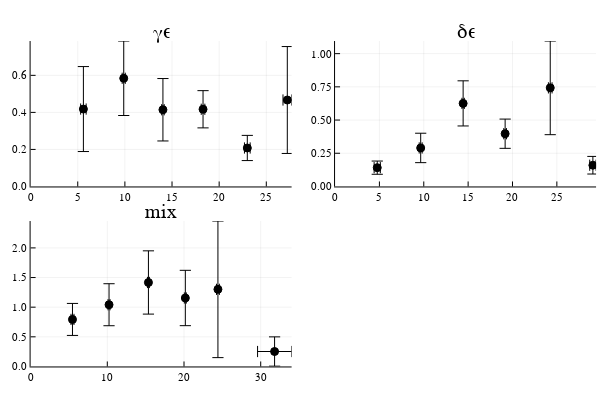

Notebook code cell kept with this figure:
### Code cell
p1 = plot_F_vs_t(f_γϵ,t_γϵ)
title!("γϵ")
p2 = plot_F_vs_t(f_δϵ,t_δϵ)
title!("δϵ")
p3 = plot_F_vs_t(f_mix,t_mix)
title!("mix")
plot(p1,p2,p3, legend = false,
                xlim = (0,Inf),
                ylim = (0,Inf))

### Figure 1 — Plotly figure (JSON) as saved in the notebook; plotly's stock layout.template omitted (floating-point values rounded to 4 significant figures)
{"data": [{"colorbar": {"title": ""}, "legendgroup": "", "line": {"color": "rgba(0, 0, 0, 1.000)", "dash": "solid", "shape": "linear", "width": 1}, "marker": {"color": "rgba(0, 0, 0, 1.000)", "line": {"color": "rgba(0, 0, 0, 1.000)", "width": 1}, "size": 8, "symbol": "line-ns"}, "mode": "lines+markers", "name": "", "showlegend": false, "type": "scatter", "x": [5.308, 5.891], "xaxis": "x1", "y": [0.418, 0.418], "yaxis": "y1", "zmax": null, "zmin": null}, {"colorbar": {"title": ""}, "legendgroup": "", "line": {"color": "rgba(0, 0, 0, 1.000)", "dash": "solid", "shape": "linear", "width": 1}, "marker": {"color": "rgba(0, 0, 0, 1.000)", "line": {"color": "rgba(0, 0, 0, 1.000)", "width": 1}, "size": 8, "symbol": "line-ns"}, "mode": "lines+markers", "name": "", "showlegend": false, "type": "scatter", "x": [9.713, 10.04], "xaxis": "x1", "y": [0.5842, 0.5842], "yaxis": "y1", "zmax": null, "zmin": null}, {"colorbar": {"title": ""}, "legendgroup": "", "line": {"color": "rgba(0, 0, 0, 1.000)", "dash": "solid", "shape": "linear", "width": 1}, "marker": {"color": "rgba(0, 0, 0, 1.000)", "line": {"color": "rgba(0, 0, 0, 1.000)", "width": 1}, "size": 8, "symbol": "line-ns"}, "mode": "lines+markers", "name": "", "showlegend": false, "type": "scatter", "x": [13.9, 14.17], "xaxis": "x1", "y": [0.4143, 0.4143], "yaxis": "y1", "zmax": null, "zmin": null}, {"colorbar": {"title": ""}, "legendgroup": "", "line": {"color": "rgba(0, 0, 0, 1.000)", "dash": "solid", "shape": "linear", "width": 1}, "marker": {"color": "rgba(0, 0, 0, 1.000)", "line": {"color": "rgba(0, 0, 0, 1.000)", "width": 1}, "size": 8, "symbol": "line-ns"}, "mode": "lines+markers", "name": "", "showlegend": false, "type": "scatter", "x": [18.1, 18.48], "xaxis": "x1", "y": [0.4169, 0.4169], "yaxis": "y1", "zmax": null, "zmin": null}, {"colorbar": {"title": ""}, "legendgroup": "", "line": {"color": "rgba(0, 0, 0, 1.000)", "dash": "solid", "shape": "linear", "width": 1}, "marker": {"color": "rgba(0, 0, 0, 1.000)", "line": {"color": "rgba(0, 0, 0, 1.000)", "width": 1}, "size": 8, "symbol": "line-ns"}, "mode": "lines+markers", "name": "", "showlegend": false, "type": "scatter", "x": [22.68, 23.29], "xaxis": "x1", "y": [0.2078, 0.2078], "yaxis": "y1", "zmax": null, "zmin": null}, {"colorbar": {"title": ""}, "legendgroup": "", "line": {"color": "rgba(0, 0, 0, 1.000)", "dash": "solid", "shape": "linear", "width": 1}, "marker": {"color": "rgba(0, 0, 0, 1.000)", "line": {"color": "rgba(0, 0, 0, 1.000)", "width": 1}, "size": 8, "symbol": "line-ns"}, "mode": "lines+markers", "name": "", "showlegend": false, "type": "scatter", "x": [26.77, 27.69], "xaxis": "x1", "y": [0.4669, 0.4669], "yaxis": "y1", "zmax": null, "zmin": null}, {"colorbar": {"title": ""}, "legendgroup": "", "line": {"color": "rgba(0, 0, 0, 1.000)", "dash": "solid", "shape": "linear", "width": 1}, "marker": {"color": "rgba(0, 0, 0, 1.000)", "line": {"color": "rgba(0, 0, 0, 1.000)", "width": 1}, "size": 8, "symbol": "line-ew"}, "mode": "lines+markers", "name": "", "showlegend": false, "type": "scatter", "x": [5.599, 5.599], "xaxis": "x1", "y": [0.1886, 0.6475], "yaxis": "y1", "zmax": null, "zmin": null}, {"colorbar": {"title": ""}, "legendgroup": "", "line": {"color": "rgba(0, 0, 0, 1.000)", "dash": "solid", "shape": "linear", "width": 1}, "marker": {"color": "rgba(0, 0, 0, 1.000)", "line": {"color": "rgba(0, 0, 0, 1.000)", "width": 1}, "size": 8, "symbol": "line-ew"}, "mode": "lines+markers", "name": "", "showlegend": false, "type": "scatter", "x": [9.878, 9.878], "xaxis": "x1", "y": [0.3831, 0.7853], "yaxis": "y1", "zmax": null, "zmin": null}, {"colorbar": {"title": ""}, "legendgroup": "", "line": {"color": "rgba(0, 0, 0, 1.000)", "dash": "solid", "shape": "linear", "width": 1}, "marker": {"color": "rgba(0, 0, 0, 1.000)", "line": {"color": "rgba(0, 0, 0, 1.000)", "width": 1}, "size": 8, "symbol": "line-ew"}, "mode": "lines+markers", "name": "", "showlegend": false, "type": "scatter", "x": [14.04, 14.04], "xaxis": "x1", "y": [0.2458, 0.5828], "yaxis": "y1", "zmax": null, "zmin": null}, {"colorbar": {"title": ""}, "legendgroup": "", "line": {"color": "rgba(0, 0, 0, 1.000)", "dash": "solid", "shape": "linear", "width": 1}, "marker": {"color": "rgba(0, 0, 0, 1.000)", "line": {"color": "rgba(0, 0, 0, 1.000)", "width": 1}, "size": 8, "symbol": "line-ew"}, "mode": "lines+markers", "name": "", "showlegend": false, "type": "scatter", "x": [18.29, 18.29], "xaxis": "x1", "y": [0.3163, 0.5174], "yaxis": "y1", "zmax": null, "zmin": null}, {"colorbar": {"title": ""}, "legendgroup": "", "line": {"color": "rgba(0, 0, 0, 1.000)", "dash": "solid", "shape": "linear", "width": 1}, "marker": {"color": "rgba(0, 0, 0, 1.000)", "line": {"color": "rgba(0, 0, 0, 1.000)", "width": 1}, "size": 8, "symbol": "line-ew"}, "mode": "lines+markers", "name": "", "showlegend": false, "type": "scatter", "x": [22.99, 22.99], "xaxis": "x1", "y": [0.1398, 0.2758], "yaxis": "y1", "zmax": null, "zmin": null}, {"colorbar": {"title": ""}, "legendgroup": "", "line": {"color": "rgba(0, 0, 0, 1.000)", "dash": "solid", "shape": "linear", "width": 1}, "marker": {"color": "rgba(0, 0, 0, 1.000)", "line": {"color": "rgba(0, 0, 0, 1.000)", "width": 1}, "size": 8, "symbol": "line-ew"}, "mode": "lines+markers", "name": "", "showlegend": false, "type": "scatter", "x": [27.23, 27.23], "xaxis": "x1", "y": [0.1782, 0.7556], "yaxis": "y1", "zmax": null, "zmin": null}, {"colorbar": {"title": ""}, "legendgroup": "y1", "marker": {"color": "rgba(0, 0, 0, 1.000)", "line": {"color": "rgba(0, 0, 0, 1.000)", "width": 1}, "size": 8, "symbol": "circle"}, "mode": "markers", "name": "y1", "showlegend": true, "type": "scatter", "x": [5.599, 9.878, 14.04, 18.29, 22.99, 27.23], "xaxis": "x1", "y": [0.418, 0.5842, 0.4143, 0.4169, 0.2078, 0.4669], "yaxis": "y1", "zmax": null, "zmin": null}, {"colorbar": {"title": ""}, "legendgroup": "", "line": {"color": "rgba(0, 0, 0, 1.000)", "dash": "solid", "shape": "linear", "width": 1}, "marker": {"color": "rgba(0, 0, 0, 1.000)", "line": {"color": "rgba(0, 0, 0, 1.000)", "width": 1}, "size": 8, "symbol": "line-ns"}, "mode": "lines+markers", "name": "", "showlegend": false, "type": "scatter", "x": [4.406, 5.107], "xaxis": "x2", "y": [0.1415, 0.1415], "yaxis": "y2", "zmax": null, "zmin": null}, {"colorbar": {"title": ""}, "legendgroup": "", "line": {"color": "rgba(0, 0, 0, 1.000)", "dash": "solid", "shape": "linear", "width": 1}, "marker": {"color": "rgba(0, 0, 0, 1.000)", "line": {"color": "rgba(0, 0, 0, 1.000)", "width": 1}, "size": 8, "symbol": "line-ns"}, "mode": "lines+markers", "name": "", "showlegend": false, "type": "scatter", "x": [9.486, 9.822], "xaxis": "x2", "y": [0.29, 0.29], "yaxis": "y2", "zmax": null, "zmin": null}, {"colorbar": {"title": ""}, "legendgroup": "", "line": {"color": "rgba(0, 0, 0, 1.000)", "dash": "solid", "shape": "linear", "width": 1}, "marker": {"color": "rgba(0, 0, 0, 1.000)", "line": {"color": "rgba(0, 0, 0, 1.000)", "width": 1}, "size": 8, "symbol": "line-ns"}, "mode": "lines+markers", "name": "", "showlegend": false, "type": "scatter", "x": [14.3, 14.57], "xaxis": "x2", "y": [0.6255, 0.6255], "yaxis": "y2", "zmax": null, "zmin": null}, {"colorbar": {"title": ""}, "legendgroup": "", "line": {"color": "rgba(0, 0, 0, 1.000)", "dash": "solid", "shape": "linear", "width": 1}, "marker": {"color": "rgba(0, 0, 0, 1.000)", "line": {"color": "rgba(0, 0, 0, 1.000)", "width": 1}, "size": 8, "symbol": "line-ns"}, "mode": "lines+markers", "name": "", "showlegend": false, "type": "scatter", "x": [19.01, 19.33], "xaxis": "x2", "y": [0.3971, 0.3971], "yaxis": "y2", "zmax": null, "zmin": null}, {"colorbar": {"title": ""}, "legendgroup": "", "line": {"color": "rgba(0, 0, 0, 1.000)", "dash": "solid", "shape": "linear", "width": 1}, "marker": {"color": "rgba(0, 0, 0, 1.000)", "line": {"color": "rgba(0, 0, 0, 1.000)", "width": 1}, "size": 8, "symbol": "line-ns"}, "mode": "lines+markers", "name": "", "showlegend": false, "type": "scatter", "x": [24.05, 24.46], "xaxis": "x2", "y": [0.7424, 0.7424], "yaxis": "y2", "zmax": null, "zmin": null}, {"colorbar": {"title": ""}, "legendgroup": "", "line": {"color": "rgba(0, 0, 0, 1.000)", "dash": "solid", "shape": "linear", "width": 1}, "marker": {"color": "rgba(0, 0, 0, 1.000)", "line": {"color": "rgba(0, 0, 0, 1.000)", "width": 1}, "size": 8, "symbol": "line-ns"}, "mode": "lines+markers", "name": "", "showlegend": false, "type": "scatter", "x": [28.7, 29.42], "xaxis": "x2", "y": [0.1599, 0.1599], "yaxis": "y2", "zmax": null, "zmin": null}, {"colorbar": {"title": ""}, "legendgroup": "", "line": {"color": "rgba(0, 0, 0, 1.000)", "dash": "solid", "shape": "linear", "width": 1}, "marker": {"color": "rgba(0, 0, 0, 1.000)", "line": {"color": "rgba(0, 0, 0, 1.000)", "width": 1}, "size": 8, "symbol": "line-ew"}, "mode": "lines+markers", "name": "", "showlegend": false, "type": "scatter", "x": [4.757, 4.757], "xaxis": "x2", "y": [0.09175, 0.1913], "yaxis": "y2", "zmax": null, "zmin": null}, {"colorbar": {"title": ""}, "legendgroup": "", "line": {"color": "rgba(0, 0, 0, 1.000)", "dash": "solid", "shape": "linear", "width": 1}, "marker": {"color": "rgba(0, 0, 0, 1.000)", "line": {"color": "rgba(0, 0, 0, 1.000)", "width": 1}, "size": 8, "symbol": "line-ew"}, "mode": "lines+markers", "name": "", "showlegend": false, "type": "scatter", "x": [9.654, 9.654], "xaxis": "x2", "y": [0.1793, 0.4007], "yaxis": "y2", "zmax": null, "zmin": null}, {"colorbar": {"title": ""}, "legendgroup": "", "line": {"color": "rgba(0, 0, 0, 1.000)", "dash": "solid", "shape": "linear", "width": 1}, "marker": {"color": "rgba(0, 0, 0, 1.000)", "line": {"color": "rgba(0, 0, 0, 1.000)", "width": 1}, "size": 8, "symbol": "line-ew"}, "mode": "lines+markers", "name": "", "showlegend": false, "type": "scatter", "x": [14.44, 14.44], "xaxis": "x2", "y": [0.4555, 0.7954], "yaxis": "y2", "zmax": null, "zmin": null}, {"colorbar": {"title": ""}, "legendgroup": "", "line": {"color": "rgba(0, 0, 0, 1.000)", "dash": "solid", "shape": "linear", "width": 1}, "marker": {"color": "rgba(0, 0, 0, 1.000)", "line": {"color": "rgba(0, 0, 0, 1.000)", "width": 1}, "size": 8, "symbol": "line-ew"}, "mode": "lines+markers", "name": "", "showlegend": false, "type": "scatter", "x": [19.17, 19.17], "xaxis": "x2", "y": [0.287, 0.5072], "yaxis": "y2", "zmax": null, "zmin": null}, {"colorbar": {"title": ""}, "legendgroup": "", "line": {"color": "rgba(0, 0, 0, 1.000)", "dash": "solid", "shape": "linear", "width": 1}, "marker": {"color": "rgba(0, 0, 0, 1.000)", "line": {"color": "rgba(0, 0, 0, 1.000)", "width": 1}, "size": 8, "symbol": "line-ew"}, "mode": "lines+markers", "name": "", "showlegend": false, "type": "scatter", "x": [24.25, 24.25], "xaxis": "x2", "y": [0.3899, 1.095], "yaxis": "y2", "zmax": null, "zmin": null}, {"colorbar": {"title": ""}, "legendgroup": "", "line": {"color": "rgba(0, 0, 0, 1.000)", "dash": "solid", "shape": "linear", "width": 1}, "marker": {"color": "rgba(0, 0, 0, 1.000)", "line": {"color": "rgba(0, 0, 0, 1.000)", "width": 1}, "size": 8, "symbol": "line-ew"}, "mode": "lines+markers", "name": "", "showlegend": false, "type": "scatter", "x": [29.06, 29.06], "xaxis": "x2", "y": [0.0936, 0.2262], "yaxis": "y2", "zmax": null, "zmin": null}, {"colorbar": {"title": ""}, "legendgroup": "y1", "marker": {"color": "rgba(0, 0, 0, 1.000)", "line": {"color": "rgba(0, 0, 0, 1.000)", "width": 1}, "size": 8, "symbol": "circle"}, "mode": "markers", "name": "y1", "showlegend": true, "type": "scatter", "x": [4.757, 9.654, 14.44, 19.17, 24.25, 29.06], "xaxis": "x2", "y": [0.1415, 0.29, 0.6255, 0.3971, 0.7424, 0.1599], "yaxis": "y2", "zmax": null, "zmin": null}, {"colorbar": {"title": ""}, "legendgroup": "", "line": {"color": "rgba(0, 0, 0, 1.000)", "dash": "solid", "shape": "linear", "width": 1}, "marker": {"color": "rgba(0, 0, 0, 1.000)", "line": {"color": "rgba(0, 0, 0, 1.000)", "width": 1}, "size": 8, "symbol": "line-ns"}, "mode": "lines+markers", "name": "", "showlegend": false, "type": "scatter", "x": [5.267, 5.654], "xaxis": "x3", "y": [0.7933, 0.7933], "yaxis": "y3", "zmax": null, "zmin": null}, {"colorbar": {"title": ""}, "legendgroup": "", "line": {"color": "rgba(0, 0, 0, 1.000)", "dash": "solid", "shape": "linear", "width": 1}, "marker": {"color": "rgba(0, 0, 0, 1.000)", "line": {"color": "rgba(0, 0, 0, 1.000)", "width": 1}, "size": 8, "symbol": "line-ns"}, "mode": "lines+markers", "name": "", "showlegend": false, "type": "scatter", "x": [10.09, 10.36], "xaxis": "x3", "y": [1.041, 1.041], "yaxis": "y3", "zmax": null, "zmin": null}, {"colorbar": {"title": ""}, "legendgroup": "", "line": {"color": "rgba(0, 0, 0, 1.000)", "dash": "solid", "shape": "linear", "width": 1}, "marker": {"color": "rgba(0, 0, 0, 1.000)", "line": {"color": "rgba(0, 0, 0, 1.000)", "width": 1}, "size": 8, "symbol": "line-ns"}, "mode": "lines+markers", "name": "", "showlegend": false, "type": "scatter", "x": [15.24, 15.49], "xaxis": "x3", "y": [1.417, 1.417], "yaxis": "y3", "zmax": null, "zmin": null}, {"colorbar": {"title": ""}, "legendgroup": "", "line": {"color": "rgba(0, 0, 0, 1.000)", "dash": "solid", "shape": "linear", "width": 1}, "marker": {"color": "rgba(0, 0, 0, 1.000)", "line": {"color": "rgba(0, 0, 0, 1.000)", "width": 1}, "size": 8, "symbol": "line-ns"}, "mode": "lines+markers", "name": "", "showlegend": false, "type": "scatter", "x": [20.05, 20.31], "xaxis": "x3", "y": [1.155, 1.155], "yaxis": "y3", "zmax": null, "zmin": null}, {"colorbar": {"title": ""}, "legendgroup": "", "line": {"color": "rgba(0, 0, 0, 1.000)", "dash": "solid", "shape": "linear", "width": 1}, "marker": {"color": "rgba(0, 0, 0, 1.000)", "line": {"color": "rgba(0, 0, 0, 1.000)", "width": 1}, "size": 8, "symbol": "line-ns"}, "mode": "lines+markers", "name": "", "showlegend": false, "type": "scatter", "x": [24.24, 24.61], "xaxis": "x3", "y": [1.301, 1.301], "yaxis": "y3", "zmax": null, "zmin": null}, {"colorbar": {"title": ""}, "legendgroup": "", "line": {"color": "rgba(0, 0, 0, 1.000)", "dash": "solid", "shape": "linear", "width": 1}, "marker": {"color": "rgba(0, 0, 0, 1.000)", "line": {"color": "rgba(0, 0, 0, 1.000)", "width": 1}, "size": 8, "symbol": "line-ns"}, "mode": "lines+markers", "name": "", "showlegend": false, "type": "scatter", "x": [29.59, 34.03], "xaxis": "x3", "y": [0.252, 0.252], "yaxis": "y3", "zmax": null, "zmin": null}, {"colorbar": {"title": ""}, "legendgroup": "", "line": {"color": "rgba(0, 0, 0, 1.000)", "dash": "solid", "shape": "linear", "width": 1}, "marker": {"color": "rgba(0, 0, 0, 1.000)", "line": {"color": "rgba(0, 0, 0, 1.000)", "width": 1}, "size": 8, "symbol": "line-ew"}, "mode": "lines+markers", "name": "", "showlegend": false, "type": "scatter", "x": [5.461, 5.461], "xaxis": "x3", "y": [0.5233, 1.063], "yaxis": "y3", "zmax": null, "zmin": null}, {"colorbar": {"title": ""}, "legendgroup": "", "line": {"color": "rgba(0, 0, 0, 1.000)", "dash": "solid", "shape": "linear", "width": 1}, "marker": {"color": "rgba(0, 0, 0, 1.000)", "line": {"color": "rgba(0, 0, 0, 1.000)", "width": 1}, "size": 8, "symbol": "line-ew"}, "mode": "lines+markers", "name": "", "showlegend": false, "type": "scatter", "x": [10.23, 10.23], "xaxis": "x3", "y": [0.6871, 1.396], "yaxis": "y3", "zmax": null, "zmin": null}, {"colorbar": {"title": ""}, "legendgroup": "", "line": {"color": "rgba(0, 0, 0, 1.000)", "dash": "solid", "shape": "linear", "width": 1}, "marker": {"color": "rgba(0, 0, 0, 1.000)", "line": {"color": "rgba(0, 0, 0, 1.000)", "width": 1}, "size": 8, "symbol": "line-ew"}, "mode": "lines+markers", "name": "", "showlegend": false, "type": "scatter", "x": [15.36, 15.36], "xaxis": "x3", "y": [0.8832, 1.95], "yaxis": "y3", "zmax": null, "zmin": null}, {"colorbar": {"title": ""}, "legendgroup": "", "line": {"color": "rgba(0, 0, 0, 1.000)", "dash": "solid", "shape": "linear", "width": 1}, "marker": {"color": "rgba(0, 0, 0, 1.000)", "line": {"color": "rgba(0, 0, 0, 1.000)", "width": 1}, "size": 8, "symbol": "line-ew"}, "mode": "lines+markers", "name": "", "showlegend": false, "type": "scatter", "x": [20.18, 20.18], "xaxis": "x3", "y": [0.6881, 1.622], "yaxis": "y3", "zmax": null, "zmin": null}, {"colorbar": {"title": ""}, "legendgroup": "", "line": {"color": "rgba(0, 0, 0, 1.000)", "dash": "solid", "shape": "linear", "width": 1}, "marker": {"color": "rgba(0, 0, 0, 1.000)", "line": {"color": "rgba(0, 0, 0, 1.000)", "width": 1}, "size": 8, "symbol": "line-ew"}, "mode": "lines+markers", "name": "", "showlegend": false, "type": "scatter", "x": [24.42, 24.42], "xaxis": "x3", "y": [0.1489, 2.453], "yaxis": "y3", "zmax": null, "zmin": null}, {"colorbar": {"title": ""}, "legendgroup": "", "line": {"color": "rgba(0, 0, 0, 1.000)", "dash": "solid", "shape": "linear", "width": 1}, "marker": {"color": "rgba(0, 0, 0, 1.000)", "line": {"color": "rgba(0, 0, 0, 1.000)", "width": 1}, "size": 8, "symbol": "line-ew"}, "mode": "lines+markers", "name": "", "showlegend": false, "type": "scatter", "x": [31.81, 31.81], "xaxis": "x3", "y": [0.005, 0.499], "yaxis": "y3", "zmax": null, "zmin": null}, {"colorbar": {"title": ""}, "legendgroup": "y1", "marker": {"color": "rgba(0, 0, 0, 1.000)", "line": {"color": "rgba(0, 0, 0, 1.000)", "width": 1}, "size": 8, "symbol": "circle"}, "mode": "markers", "name": "y1", "showlegend": true, "type": "scatter", "x": [5.461, 10.23, 15.36, 20.18, 24.42, 31.81], "xaxis": "x3", "y": [0.7933, 1.041, 1.417, 1.155, 1.301, 0.252], "yaxis": "y3", "zmax": null, "zmin": null}], "layout": {"annotations": [{"font": {"color": "rgba(0, 0, 0, 1.000)", "family": "sans-serif", "size": 20}, "rotation": 0, "showarrow": false, "text": "γϵ", "x": 0.2685, "xanchor": "center", "xref": "paper", "y": 1, "yanchor": "top", "yref": "paper"}, {"font": {"color": "rgba(0, 0, 0, 1.000)", "family": "sans-serif", "size": 20}, "rotation": 0, "showarrow": false, "text": "δϵ", "x": 0.7759, "xanchor": "center", "xref": "paper", "y": 1, "yanchor": "top", "yref": "paper"}, {"font": {"color": "rgba(0, 0, 0, 1.000)", "family": "sans-serif", "size": 20}, "rotation": 0, "showarrow": false, "text": "mix", "x": 0.2685, "xanchor": "center", "xref": "paper", "y": 0.5, "yanchor": "top", "yref": "paper"}], "height": 400, "margin": {"b": 20, "l": 0, "r": 0, "t": 20}, "paper_bgcolor": "rgba(255, 255, 255, 1.000)", "plot_bgcolor": "rgba(255, 255, 255, 1.000)", "showlegend": false, "width": 600, "xaxis1": {"anchor": "y1", "domain": [0.05101, 0.486], "gridcolor": "rgba(0, 0, 0, 0.100)", "gridwidth": 0.5, "linecolor": "rgba(0, 0, 0, 1.000)", "mirror": false, "range": [0, 27.69], "showgrid": true, "showline": true, "showticklabels": true, "tickangle": 0, "tickcolor": "rgb(0, 0, 0)", "tickfont": {"color": "rgba(0, 0, 0, 1.000)", "family": "sans-serif", "size": 11}, "tickmode": "array", "ticks": "inside", "ticktext": ["0", "5", "10", "15", "20", "25"], "tickvals": [0, 5, 10, 15, 20, 25], "title": "", "titlefont": {"color": "rgba(0, 0, 0, 1.000)", "family": "sans-serif", "size": 15}, "type": "-", "visible": true, "zeroline": false, "zerolinecolor": "rgba(0, 0, 0, 1.000)"}, "xaxis2": {"anchor": "y2", "domain": [0.5584, 0.9934], "gridcolor": "rgba(0, 0, 0, 0.100)", "gridwidth": 0.5, "linecolor": "rgba(0, 0, 0, 1.000)", "mirror": false, "range": [0, 29.42], "showgrid": true, "showline": true, "showticklabels": true, "tickangle": 0, "tickcolor": "rgb(0, 0, 0)", "tickfont": {"color": "rgba(0, 0, 0, 1.000)", "family": "sans-serif", "size": 11}, "tickmode": "array", "ticks": "inside", "ticktext": ["0", "5", "10", "15", "20", "25"], "tickvals": [0, 5, 10, 15, 20, 25], "title": "", "titlefont": {"color": "rgba(0, 0, 0, 1.000)", "family": "sans-serif", "size": 15}, "type": "-", "visible": true, "zeroline": false, "zerolinecolor": "rgba(0, 0, 0, 1.000)"}, "xaxis3": {"anchor": "y3", "domain": [0.05101, 0.486], "gridcolor": "rgba(0, 0, 0, 0.100)", "gridwidth": 0.5, "linecolor": "rgba(0, 0, 0, 1.000)", "mirror": false, "range": [0, 34.03], "showgrid": true, "showline": true, "showticklabels": true, "tickangle": 0, "tickcolor": "rgb(0, 0, 0)", "tickfont": {"color": "rgba(0, 0, 0, 1.000)", "family": "sans-serif", "size": 11}, "tickmode": "array", "ticks": "inside", "ticktext": ["0", "10", "20", "30"], "tickvals": [0, 10, 20, 30], "title": "", "titlefont": {"color": "rgba(0, 0, 0, 1.000)", "family": "sans-serif", "size": 15}, "type": "-", "visible": true, "zeroline": false, "zerolinecolor": "rgba(0, 0, 0, 1.000)"}, "yaxis1": {"anchor": "x1", "domain": [0.5376, 0.9415], "gridcolor": "rgba(0, 0, 0, 0.100)", "gridwidth": 0.5, "linecolor": "rgba(0, 0, 0, 1.000)", "mirror": false, "range": [0, 0.7853], "showgrid": true, "showline": true, "showticklabels": true, "tickangle": 0, "tickcolor": "rgb(0, 0, 0)", "tickfont": {"color": "rgba(0, 0, 0, 1.000)", "family": "sans-serif", "size": 11}, "tickmode": "array", "ticks": "inside", "ticktext": ["0.0", "0.2", "0.4", "0.6"], "tickvals": [0, 0.2, 0.4, 0.6], "title": "", "titlefont": {"color": "rgba(0, 0, 0, 1.000)", "family": "sans-serif", "size": 15}, "type": "-", "visible": true, "zeroline": false, "zerolinecolor": "rgba(0, 0, 0, 1.000)"}, "yaxis2": {"anchor": "x2", "domain": [0.5376, 0.9415], "gridcolor": "rgba(0, 0, 0, 0.100)", "gridwidth": 0.5, "linecolor": "rgba(0, 0, 0, 1.000)", "mirror": false, "range": [0, 1.095], "showgrid": true, "showline": true, "showticklabels": true, "tickangle": 0, "tickcolor": "rgb(0, 0, 0)", "tickfont": {"color": "rgba(0, 0, 0, 1.000)", "family": "sans-serif", "size": 11}, "tickmode": "array", "ticks": "inside", "ticktext": ["0.00", "0.25", "0.50", "0.75", "1.00"], "tickvals": [0, 0.25, 0.5, 0.75, 1], "title": "", "titlefont": {"color": "rgba(0, 0, 0, 1.000)", "family": "sans-serif", "size": 15}, "type": "-", "visible": true, "zeroline": false, "zerolinecolor": "rgba(0, 0, 0, 1.000)"}, "yaxis3": {"anchor": "x3", "domain": [0.03762, 0.4415], "gridcolor": "rgba(0, 0, 0, 0.100)", "gridwidth": 0.5, "linecolor": "rgba(0, 0, 0, 1.000)", "mirror": false, "range": [0, 2.453], "showgrid": true, "showline": true, "showticklabels": true, "tickangle": 0, "tickcolor": "rgb(0, 0, 0)", "tickfont": {"color": "rgba(0, 0, 0, 1.000)", "family": "sans-serif", "size": 11}, "tickmode": "array", "ticks": "inside", "ticktext": ["0.0", "0.5", "1.0", "1.5", "2.0"], "tickvals": [0, 0.5, 1, 1.5, 2], "title": "", "titlefont": {"color": "rgba(0, 0, 0, 1.000)", "family": "sans-serif", "size": 15}, "type": "-", "visible": true, "zeroline": false, "zerolinecolor": "rgba(0, 0, 0, 1.000)"}}}
